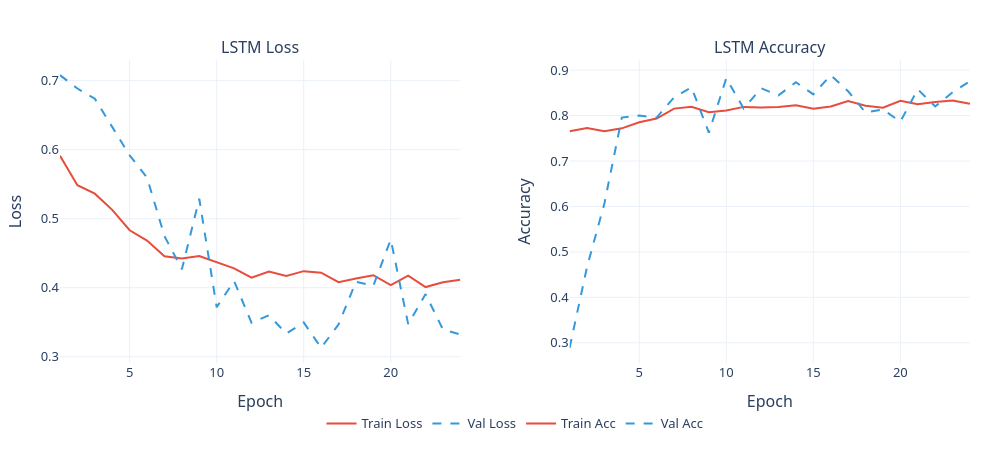

Notebook code cell kept with this figure:
### Markdown cell above
### LSTM Training History

### Code cell
fig = plot_training_history(history, 'lstm_training_history.png')
fig.show()

### Figure 1 — Plotly figure (JSON) as saved in the notebook; plotly's stock layout.template omitted (floating-point values rounded to 4 significant figures)
{"data": [{"line": {"color": "#e74c3c", "width": 2}, "mode": "lines", "name": "Train Loss", "type": "scatter", "x": [1, 2, 3, 4, 5, 6, 7, 8, 9, 10, 11, 12, 13, 14, 15, 16, 17, 18, 19, 20, 21, 22, 23, 24], "xaxis": "x", "y": [0.5913, 0.5485, 0.5363, 0.5128, 0.4833, 0.4683, 0.4454, 0.4422, 0.4458, 0.4374, 0.428, 0.4144, 0.4233, 0.4169, 0.424, 0.4218, 0.4081, 0.4132, 0.4181, 0.4037, 0.4174, 0.4009, 0.4079, 0.4116], "yaxis": "y"}, {"line": {"color": "#3498db", "dash": "dash", "width": 2}, "mode": "lines", "name": "Val Loss", "type": "scatter", "x": [1, 2, 3, 4, 5, 6, 7, 8, 9, 10, 11, 12, 13, 14, 15, 16, 17, 18, 19, 20, 21, 22, 23, 24], "xaxis": "x", "y": [0.708, 0.6886, 0.6739, 0.6321, 0.5919, 0.5595, 0.4748, 0.4269, 0.5289, 0.3717, 0.4096, 0.3492, 0.3599, 0.3335, 0.3497, 0.3128, 0.3468, 0.4086, 0.4029, 0.4699, 0.3472, 0.3907, 0.3393, 0.3322], "yaxis": "y"}, {"line": {"color": "#e74c3c", "width": 2}, "mode": "lines", "name": "Train Acc", "type": "scatter", "x": [1, 2, 3, 4, 5, 6, 7, 8, 9, 10, 11, 12, 13, 14, 15, 16, 17, 18, 19, 20, 21, 22, 23, 24], "xaxis": "x2", "y": [0.7652, 0.7724, 0.7652, 0.7719, 0.7852, 0.7933, 0.8152, 0.8195, 0.8071, 0.811, 0.819, 0.8176, 0.819, 0.8229, 0.8148, 0.82, 0.8319, 0.8214, 0.8171, 0.8324, 0.8248, 0.83, 0.8333, 0.8257], "yaxis": "y2"}, {"line": {"color": "#3498db", "dash": "dash", "width": 2}, "mode": "lines", "name": "Val Acc", "type": "scatter", "x": [1, 2, 3, 4, 5, 6, 7, 8, 9, 10, 11, 12, 13, 14, 15, 16, 17, 18, 19, 20, 21, 22, 23, 24], "xaxis": "x2", "y": [0.2889, 0.4667, 0.6067, 0.7956, 0.8, 0.7956, 0.84, 0.8622, 0.7622, 0.8822, 0.8156, 0.86, 0.8444, 0.8733, 0.8467, 0.8889, 0.8533, 0.8067, 0.8133, 0.7867, 0.8578, 0.82, 0.8511, 0.8756], "yaxis": "y2"}], "layout": {"annotations": [{"font": {"size": 16}, "showarrow": false, "text": "LSTM Loss", "x": 0.22, "xanchor": "center", "xref": "paper", "y": 1.0, "yanchor": "bottom", "yref": "paper"}, {"font": {"size": 16}, "showarrow": false, "text": "LSTM Accuracy", "x": 0.78, "xanchor": "center", "xref": "paper", "y": 1.0, "yanchor": "bottom", "yref": "paper"}], "font": {"family": "Segoe UI, sans-serif", "size": 13}, "height": 450, "legend": {"orientation": "h", "x": 0.5, "xanchor": "center", "y": -0.15}, "margin": {"b": 50, "l": 60, "r": 30, "t": 60}, "width": 1000, "xaxis": {"anchor": "y", "domain": [0.0, 0.44], "title": {"text": "Epoch"}}, "xaxis2": {"anchor": "y2", "domain": [0.56, 1.0], "title": {"text": "Epoch"}}, "yaxis": {"anchor": "x", "domain": [0.0, 1.0], "title": {"text": "Loss"}}, "yaxis2": {"anchor": "x2", "domain": [0.0, 1.0], "title": {"text": "Accuracy"}}}}
